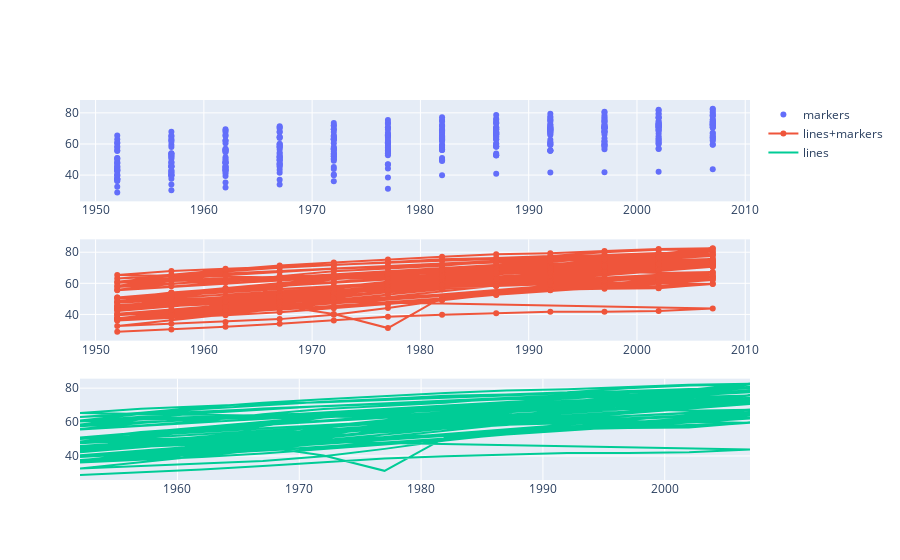

Notebook cell for this chart:
### Code cell
fig = subplots.make_subplots(rows=3)

# Add traces
fig.add_trace(go.Scatter(x=df['year'], 
                         y=df['lifeExp'],
                         mode='markers',
                         name='markers')  ,       row=1, col=1)

fig.add_trace(go.Scatter(x=df['year'], 
                         y=df['lifeExp'],
                         mode='lines+markers',
                         name='lines+markers'),   row=2, col=1)

fig.add_trace(go.Scatter(x=df['year'], 
                         y=df['lifeExp'],
                         mode='lines',
                         name='lines'),           row=3, col=1)




fig.show()

### Figure 1 — Plotly figure (JSON) as saved in the notebook; plotly's stock layout.template omitted (floating-point values rounded to 4 significant figures; data arrays with more than 128 entries replaced by an {"elided": "..."} marker saying what was removed)
{"data": [{"mode": "markers", "name": "markers", "type": "scatter", "x": {"elided": "396 int values"}, "xaxis": "x", "y": {"elided": "396 float values"}, "yaxis": "y"}, {"mode": "lines+markers", "name": "lines+markers", "type": "scatter", "x": {"elided": "396 int values"}, "xaxis": "x2", "y": {"elided": "396 float values"}, "yaxis": "y2"}, {"mode": "lines", "name": "lines", "type": "scatter", "x": {"elided": "396 int values"}, "xaxis": "x3", "y": {"elided": "396 float values"}, "yaxis": "y3"}], "layout": {"xaxis": {"anchor": "y", "domain": [0, 1]}, "xaxis2": {"anchor": "y2", "domain": [0, 1]}, "xaxis3": {"anchor": "y3", "domain": [0, 1]}, "yaxis": {"anchor": "x", "domain": [0.7333, 1]}, "yaxis2": {"anchor": "x2", "domain": [0.3667, 0.6333]}, "yaxis3": {"anchor": "x3", "domain": [0, 0.2667]}}}
